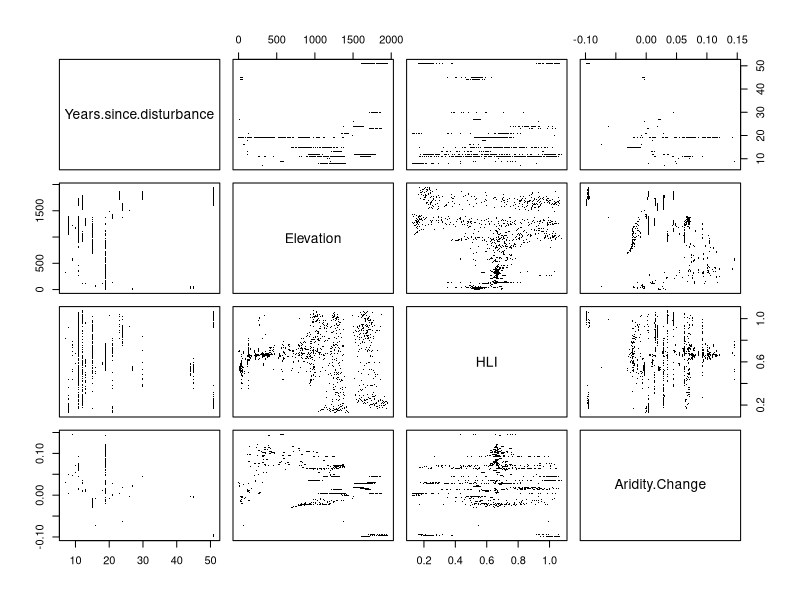
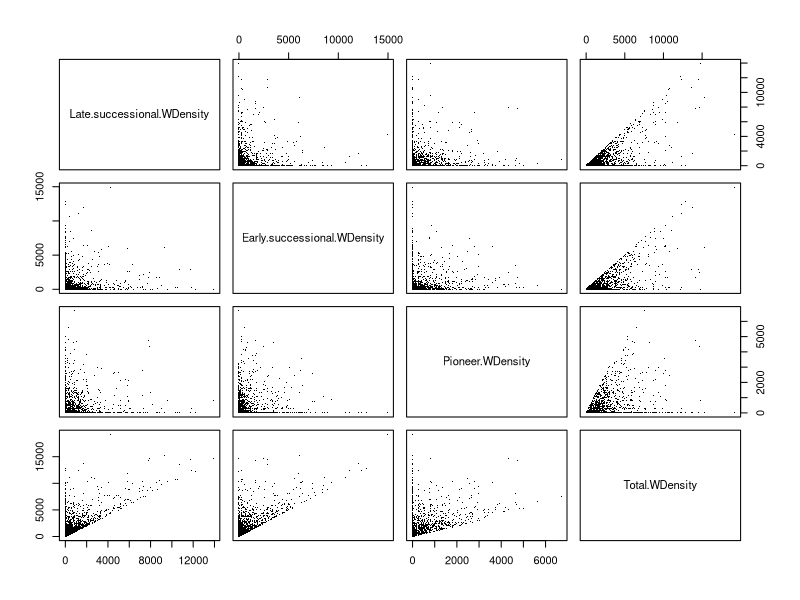
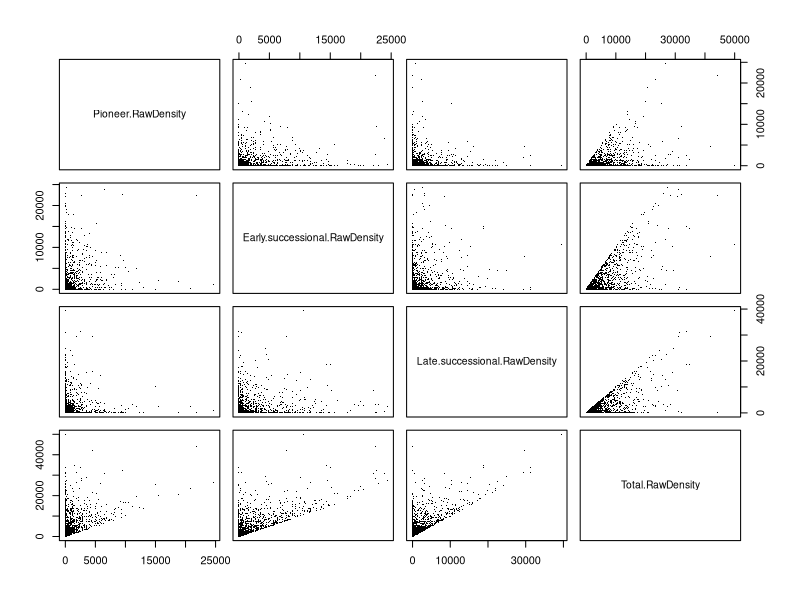
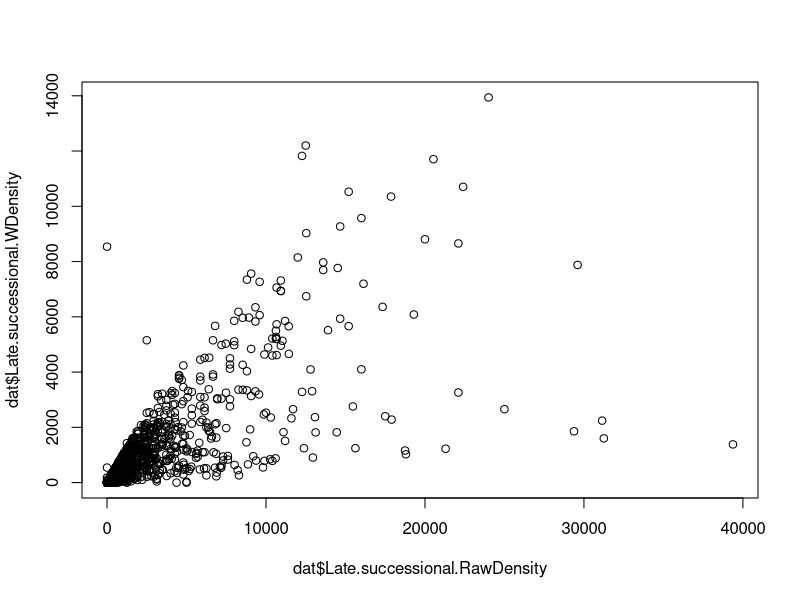
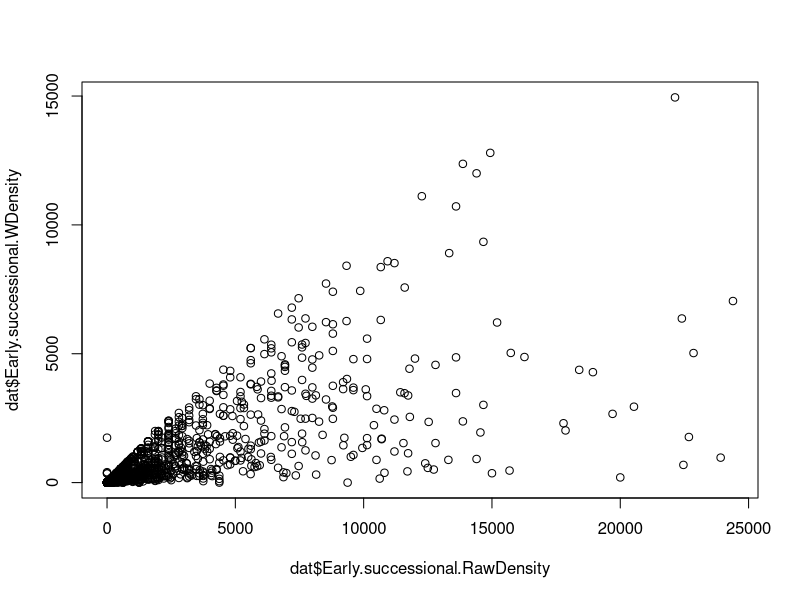
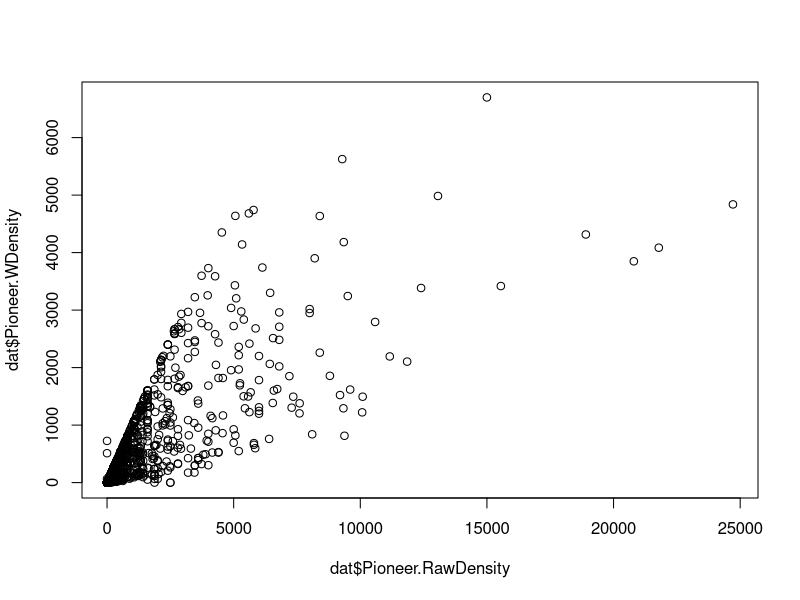
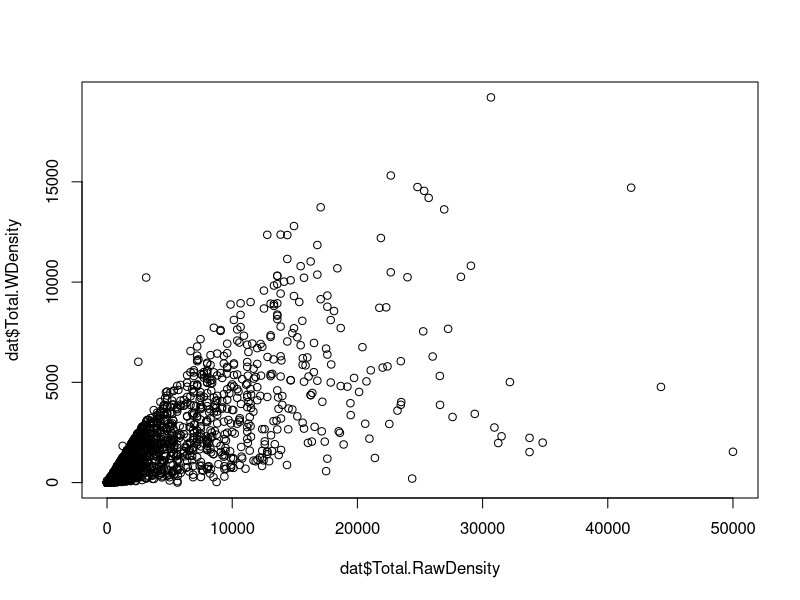
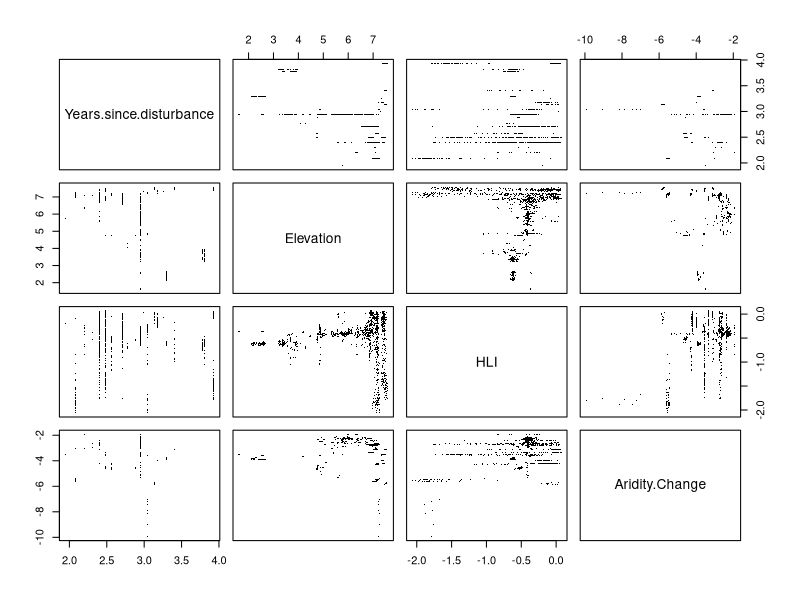

Source code (R) for these figures, in order:


library(mgcv)

library(ggplot2)


###########################################################################


dat<-read.csv("Post_disturbance_recovery_dataset.csv",stringsAsFactors=F,header=T,
              sep=";",dec=",")
names(dat)

#> names(dat)
#[1] "site"                          "plot"                          "Pre.disturbance.management"    "Post.disturbance.management"  
#[5] "Years.since.disturbance"       "Disturbance.agent"             "Elevation"                     "Aridity.Change"               
#[9] "HLI"                           "Late.successional.WDensity"    "Early.successional.WDensity"   "Pioneer.WDensity"             
#[13] "Total.WDensity"                "Pioneer.RawDensity"            "Early.successional.RawDensity" "Late.successional.RawDensity" 
#[17] "Total.RawDensity"              "Pre_Density"                   "Pre_Sp1"                       "Pre_Sp2"                      
#[21] "WDensity_Sp1"                  "WDensity_Sp2"


###########################################################################

# plots and summaries

table(dat$Pre.disturbance.management,dat$Post.disturbance.management)
table(dat$Disturbance.agent,paste(dat$Pre.disturbance.management,dat$Post.disturbance.management,sep="-"))
pairs(dat[,c("Years.since.disturbance","Elevation",
             "HLI","Aridity.Change")],pch=".")
pairs(dat[,c("Late.successional.WDensity","Early.successional.WDensity",
             "Pioneer.WDensity","Total.WDensity")],pch=".")
pairs(dat[,c("Pioneer.RawDensity","Early.successional.RawDensity",
             "Late.successional.RawDensity","Total.RawDensity")],pch=".")
plot(dat$Late.successional.RawDensity,dat$Late.successional.WDensity)
plot(dat$Early.successional.RawDensity,dat$Early.successional.WDensity)
plot(dat$Pioneer.RawDensity,dat$Pioneer.WDensity)
plot(dat$Total.RawDensity,dat$Total.WDensity)
#
pairs(log(dat[,c("Years.since.disturbance","Elevation",
             "HLI","Aridity.Change")]),pch=".")
pairs(log(dat[,c("Late.successional.WDensity","Early.successional.WDensity",
             "Pioneer.WDensity","Total.WDensity")]),pch=".")
pairs(log(dat[,c("Pioneer.RawDensity","Early.successional.RawDensity",
             "Late.successional.RawDensity","Total.RawDensity")]),pch=".")

plot(log(dat$Late.successional.RawDensity),log(dat$Late.successional.WDensity))
plot(log(dat$Early.successional.RawDensity),log(dat$Early.successional.WDensity))
plot(log(dat$Pioneer.RawDensity),log(dat$Pioneer.WDensity))
plot(log(dat$Total.RawDensity),log(dat$Total.WDensity))
hist(dat$Total.RawDensity)
hist(dat$Total.WDensity)
hist(log(dat$Total.RawDensity))
hist(log(dat$Total.WDensity))



##################################################################################

# analyses (only wind-disturbed sites)


smaz<-dat[dat$Disturbance.agent=="Wind",]
smaz$f.site<-factor(smaz$site)
smaz$f.pre.dist<-factor(smaz$Pre.disturbance.management,levels=c("N","L","Y"))
smaz$f.post.dist<-factor(smaz$Post.disturbance.management,levels=c("None","Logging only","Intensive"))


### Total weighted density

v<-gam(log(Total.WDensity+1)~s(f.site,bs="re")+
            s(Elevation)+
            f.pre.dist+f.post.dist+
            Years.since.disturbance+
            Aridity.Change+
            HLI,
          data=smaz)
anova(v)
summary(v)
AIC(v)
plot(v,scale=0)
plot(v,scale=0,select=2,xlab="Elevation",ylab="effect",lwd=2)
gam.check(v)
concurvity(v)
#
x<-seq(from=min(smaz$Elevation,na.rm=T),to=max(smaz$Elevation,na.rm=T),by=5)
n<-length(x)
pom<-data.frame(f.site=rep(smaz$f.site[1],n),
                Elevation=x,
                f.pre.dist=rep(smaz$f.pre.dist[1],n),
                f.post.dist=rep(smaz$f.post.dist[1],n),
                Years.since.disturbance=rep(mean(smaz$Years.since.disturbance,na.rm=T),n),
                  Aridity.Change=rep(mean(smaz$Aridity.Change,na.rm=T),n),
                  HLI=rep(mean(smaz$HLI,na.rm=T),n))
a<-predict(v,newdata=pom,se.fit=T,type="terms")
vysl<-data.frame(Elevation=x,effect.estimate=a$fit[,"s(Elevation)"])
vysl$L<-vysl$effect.estimate-1.96*a$se.fit[,"s(Elevation)"]
vysl$U<-vysl$effect.estimate+1.96*a$se.fit[,"s(Elevation)"]
plot(vysl$Elevation,vysl$effect.estimate,type="l",ylim=range(c(vysl$L,vysl$U)))
lines(vysl$Elevation,vysl$L,type="l",lty=2)
lines(vysl$Elevation,vysl$U,type="l",lty=2)
write.csv(vysl,"log.total.reg.density.csv",row.names=F)


### Pioneer Weighted Density

v<-gam(log(Pioneer.WDensity+1)~s(f.site,bs="re")+
         s(Elevation)+
         f.pre.dist+f.post.dist+
         Years.since.disturbance+
         Aridity.Change+
         HLI,
       data=smaz)
anova(v)
summary(v)
AIC(v)
plot(v,scale=0)
plot(v,scale=0,select=2,xlab="Elevation",ylab="effect",lwd=2)
gam.check(v)
concurvity(v)
#
x<-seq(from=min(smaz$Elevation,na.rm=T),to=max(smaz$Elevation,na.rm=T),by=5)
n<-length(x)
pom<-data.frame(f.site=rep(smaz$f.site[1],n),
                Elevation=x,
                f.pre.dist=rep(smaz$f.pre.dist[1],n),
                f.post.dist=rep(smaz$f.post.dist[1],n),
                Years.since.disturbance=rep(mean(smaz$Years.since.disturbance,na.rm=T),n),
                Aridity.Change=rep(mean(smaz$Aridity.Change,na.rm=T),n),
                HLI=rep(mean(smaz$HLI,na.rm=T),n))
a<-predict(v,newdata=pom,se.fit=T,type="terms")
vysl<-data.frame(Elevation=x,effect.estimate=a$fit[,"s(Elevation)"])
vysl$L<-vysl$effect.estimate-1.96*a$se.fit[,"s(Elevation)"]
vysl$U<-vysl$effect.estimate+1.96*a$se.fit[,"s(Elevation)"]
plot(vysl$Elevation,vysl$effect.estimate,type="l",ylim=range(c(vysl$L,vysl$U)))
lines(vysl$Elevation,vysl$L,type="l",lty=2)
lines(vysl$Elevation,vysl$U,type="l",lty=2)
write.csv(vysl,"log.pioneer.reg.density.csv",row.names=F)


### Early-successional Weighted Density

v<-gam(log(Early.successional.WDensity+1)~s(f.site,bs="re")+
         s(Elevation)+
         f.pre.dist+f.post.dist+
         Years.since.disturbance+
         Aridity.Change+
         HLI,
       data=smaz)
anova(v)
summary(v)
AIC(v)
plot(v,scale=0)
plot(v,scale=0,select=2,xlab="Elevation",ylab="effect",lwd=2)
gam.check(v)
concurvity(v)
#
x<-seq(from=min(smaz$Elevation,na.rm=T),to=max(smaz$Elevation,na.rm=T),by=5)
n<-length(x)
pom<-data.frame(f.site=rep(smaz$f.site[1],n),
                Elevation=x,
                f.pre.dist=rep(smaz$f.pre.dist[1],n),
                f.post.dist=rep(smaz$f.post.dist[1],n),
                Years.since.disturbance=rep(mean(smaz$Years.since.disturbance,na.rm=T),n),
                Aridity.Change=rep(mean(smaz$Aridity.Change,na.rm=T),n),
                HLI=rep(mean(smaz$HLI,na.rm=T),n))
a<-predict(v,newdata=pom,se.fit=T,type="terms")
vysl<-data.frame(Elevation=x,effect.estimate=a$fit[,"s(Elevation)"])
vysl$L<-vysl$effect.estimate-1.96*a$se.fit[,"s(Elevation)"]
vysl$U<-vysl$effect.estimate+1.96*a$se.fit[,"s(Elevation)"]
plot(vysl$Elevation,vysl$effect.estimate,type="l",ylim=range(c(vysl$L,vysl$U)))
lines(vysl$Elevation,vysl$L,type="l",lty=2)
lines(vysl$Elevation,vysl$U,type="l",lty=2)
write.csv(vysl,"log.early.reg.density.csv",row.names=F)

### Late-successional Weighted Density

v<-gam(log(Late.successional.WDensity+1)~s(f.site,bs="re")+
         s(Elevation)+
         f.pre.dist+f.post.dist+
         Years.since.disturbance+
         Aridity.Change+
         HLI,
       data=smaz)
anova(v)
summary(v)
AIC(v)
plot(v,scale=0)
plot(v,scale=0,select=2,xlab="Elevation",ylab="effect",lwd=2)
gam.check(v)
concurvity(v)
#
x<-seq(from=min(smaz$Elevation,na.rm=T),to=max(smaz$Elevation,na.rm=T),by=5)
n<-length(x)
pom<-data.frame(f.site=rep(smaz$f.site[1],n),
                Elevation=x,
                f.pre.dist=rep(smaz$f.pre.dist[1],n),
                f.post.dist=rep(smaz$f.post.dist[1],n),
                Years.since.disturbance=rep(mean(smaz$Years.since.disturbance,na.rm=T),n),
                Aridity.Change=rep(mean(smaz$Aridity.Change,na.rm=T),n),
                HLI=rep(mean(smaz$HLI,na.rm=T),n))
a<-predict(v,newdata=pom,se.fit=T,type="terms")
vysl<-data.frame(Elevation=x,effect.estimate=a$fit[,"s(Elevation)"])
vysl$L<-vysl$effect.estimate-1.96*a$se.fit[,"s(Elevation)"]
vysl$U<-vysl$effect.estimate+1.96*a$se.fit[,"s(Elevation)"]
plot(vysl$Elevation,vysl$effect.estimate,type="l",ylim=range(c(vysl$L,vysl$U)))
lines(vysl$Elevation,vysl$L,type="l",lty=2)
lines(vysl$Elevation,vysl$U,type="l",lty=2)
write.csv(vysl,"log.late.reg.density.csv",row.names=F)


### Total Raw Density


v<-gam(log(Total.RawDensity+1)~s(f.site,bs="re")+
         s(Elevation)+
         f.pre.dist+f.post.dist+
         Years.since.disturbance+
         Aridity.Change+
         HLI,
       data=smaz)
anova(v)
summary(v)
AIC(v)
plot(v,scale=0)
plot(v,scale=0,select=2,xlab="Elevation",ylab="effect",lwd=2)
gam.check(v)
concurvity(v)
#
x<-seq(from=min(smaz$Elevation,na.rm=T),to=max(smaz$Elevation,na.rm=T),by=5)
n<-length(x)
pom<-data.frame(f.site=rep(smaz$f.site[1],n),
                Elevation=x,
                f.pre.dist=rep(smaz$f.pre.dist[1],n),
                f.post.dist=rep(smaz$f.post.dist[1],n),
                Years.since.disturbance=rep(mean(smaz$Years.since.disturbance,na.rm=T),n),
                Aridity.Change=rep(mean(smaz$Aridity.Change,na.rm=T),n),
                HLI=rep(mean(smaz$HLI,na.rm=T),n))
a<-predict(v,newdata=pom,se.fit=T,type="terms")
vysl<-data.frame(Elevation=x,effect.estimate=a$fit[,"s(Elevation)"])
vysl$L<-vysl$effect.estimate-1.96*a$se.fit[,"s(Elevation)"]
vysl$U<-vysl$effect.estimate+1.96*a$se.fit[,"s(Elevation)"]
plot(vysl$Elevation,vysl$effect.estimate,type="l",ylim=range(c(vysl$L,vysl$U)))
lines(vysl$Elevation,vysl$L,type="l",lty=2)
lines(vysl$Elevation,vysl$U,type="l",lty=2)
write.csv(vysl,"log.total.raw.density.csv",row.names=F)


### Pioneer Raw Density


v<-gam(log(Pioneer.RawDensity+1)~s(f.site,bs="re")+
         s(Elevation)+
         f.pre.dist+f.post.dist+
         Years.since.disturbance+
         Aridity.Change+
         HLI,
       data=smaz)
anova(v)
summary(v)
AIC(v)
plot(v,scale=0)
plot(v,scale=0,select=2,xlab="Elevation",ylab="effect",lwd=2)
gam.check(v)
concurvity(v)
#
x<-seq(from=min(smaz$Elevation,na.rm=T),to=max(smaz$Elevation,na.rm=T),by=5)
n<-length(x)
pom<-data.frame(f.site=rep(smaz$f.site[1],n),
                Elevation=x,
                f.pre.dist=rep(smaz$f.pre.dist[1],n),
                f.post.dist=rep(smaz$f.post.dist[1],n),
                Years.since.disturbance=rep(mean(smaz$Years.since.disturbance,na.rm=T),n),
                Aridity.Change=rep(mean(smaz$Aridity.Change,na.rm=T),n),
                HLI=rep(mean(smaz$HLI,na.rm=T),n))
a<-predict(v,newdata=pom,se.fit=T,type="terms")
vysl<-data.frame(Elevation=x,effect.estimate=a$fit[,"s(Elevation)"])
vysl$L<-vysl$effect.estimate-1.96*a$se.fit[,"s(Elevation)"]
vysl$U<-vysl$effect.estimate+1.96*a$se.fit[,"s(Elevation)"]
plot(vysl$Elevation,vysl$effect.estimate,type="l",ylim=range(c(vysl$L,vysl$U)))
lines(vysl$Elevation,vysl$L,type="l",lty=2)
lines(vysl$Elevation,vysl$U,type="l",lty=2)
write.csv(vysl,"log.pioneer.raw.density.csv",row.names=F)


### Early-Successional Raw Density


v<-gam(log(Early.successional.RawDensity+1)~s(f.site,bs="re")+
         s(Elevation)+
         f.pre.dist+f.post.dist+
         Years.since.disturbance+
         Aridity.Change+
         HLI,
       data=smaz)
anova(v)
summary(v)
AIC(v)
plot(v,scale=0)
plot(v,scale=0,select=2,xlab="Elevation",ylab="effect",lwd=2)
gam.check(v)
concurvity(v)
#
x<-seq(from=min(smaz$Elevation,na.rm=T),to=max(smaz$Elevation,na.rm=T),by=5)
n<-length(x)
pom<-data.frame(f.site=rep(smaz$f.site[1],n),
                Elevation=x,
                f.pre.dist=rep(smaz$f.pre.dist[1],n),
                f.post.dist=rep(smaz$f.post.dist[1],n),
                Years.since.disturbance=rep(mean(smaz$Years.since.disturbance,na.rm=T),n),
                Aridity.Change=rep(mean(smaz$Aridity.Change,na.rm=T),n),
                HLI=rep(mean(smaz$HLI,na.rm=T),n))
a<-predict(v,newdata=pom,se.fit=T,type="terms")
vysl<-data.frame(Elevation=x,effect.estimate=a$fit[,"s(Elevation)"])
vysl$L<-vysl$effect.estimate-1.96*a$se.fit[,"s(Elevation)"]
vysl$U<-vysl$effect.estimate+1.96*a$se.fit[,"s(Elevation)"]
plot(vysl$Elevation,vysl$effect.estimate,type="l",ylim=range(c(vysl$L,vysl$U)))
lines(vysl$Elevation,vysl$L,type="l",lty=2)
lines(vysl$Elevation,vysl$U,type="l",lty=2)
write.csv(vysl,"log.early.raw.density.csv",row.names=F)



### Late-Successional Raw Density


v<-gam(log(Late.successional.RawDensity+1)~s(f.site,bs="re")+
         s(Elevation)+
         f.pre.dist+f.post.dist+
         Years.since.disturbance+
         Aridity.Change+
         HLI,
       data=smaz)
anova(v)
summary(v)
AIC(v)
plot(v,scale=0)
plot(v,scale=0,select=2,xlab="Elevation",ylab="effect",lwd=2)
gam.check(v)
concurvity(v)
#
x<-seq(from=min(smaz$Elevation,na.rm=T),to=max(smaz$Elevation,na.rm=T),by=5)
n<-length(x)
pom<-data.frame(f.site=rep(smaz$f.site[1],n),
                Elevation=x,
                f.pre.dist=rep(smaz$f.pre.dist[1],n),
                f.post.dist=rep(smaz$f.post.dist[1],n),
                Years.since.disturbance=rep(mean(smaz$Years.since.disturbance,na.rm=T),n),
                Aridity.Change=rep(mean(smaz$Aridity.Change,na.rm=T),n),
                HLI=rep(mean(smaz$HLI,na.rm=T),n))
a<-predict(v,newdata=pom,se.fit=T,type="terms")
vysl<-data.frame(Elevation=x,effect.estimate=a$fit[,"s(Elevation)"])
vysl$L<-vysl$effect.estimate-1.96*a$se.fit[,"s(Elevation)"]
vysl$U<-vysl$effect.estimate+1.96*a$se.fit[,"s(Elevation)"]
plot(vysl$Elevation,vysl$effect.estimate,type="l",ylim=range(c(vysl$L,vysl$U)))
lines(vysl$Elevation,vysl$L,type="l",lty=2)
lines(vysl$Elevation,vysl$U,type="l",lty=2)
write.csv(vysl,"log.late.raw.density.csv",row.names=F)

